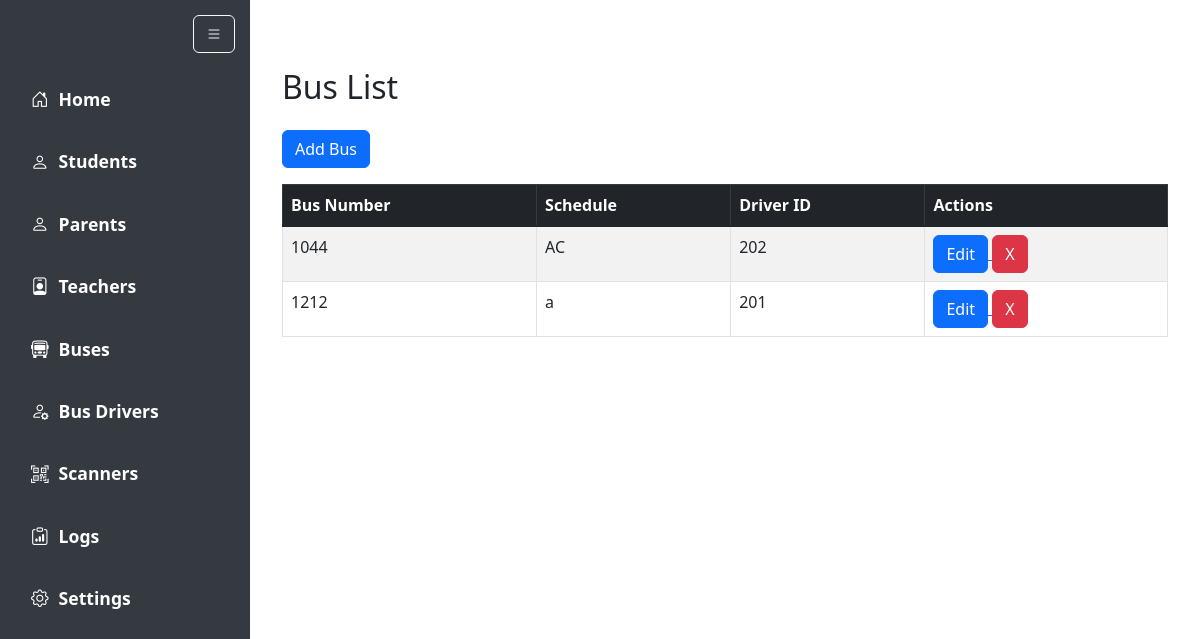
The app's page /admin/buses with its own data.
### models.py (models this page shows)
class Bus(db.Model):
    number = db.Column(db.Integer, primary_key=True)
    schedule = db.Column(db.String)
    driver_id = db.Column(db.Integer, db.ForeignKey('driver.id'))

### blueprints/admin.py (the view)
@admin.route('/buses')
def buses():
    buses_data = Bus.query.all()
    return render_template('admin/buses.html', buses=buses_data)

### templates/admin/buses.html (shortened to what this page needs)
{% extends 'admin/base.html' %}
{% block content %}
<div class="container mt-5">
    <h2 class="mb-4">Bus List</h2>
    <a href="{{ url_for('admin.add_bus') }}" class="btn btn-primary mb-3">Add Bus</a>
    {% if buses %}
    <div class="table-responsive">
        <table class="table table-bordered table-striped w-100">
            <thead class="table-dark">
                <tr>
                    <th>Bus Number</th>
                    <th colspan="3">Schedule</th>
                    <th>Driver ID</th>
                    <th>Actions</th>
                </tr>
            </thead>
            <tbody>
                {% for bus in buses %}
                    <tr>
                        <td>{{ bus.number }}</td>
                        <td colspan="3">{{ bus.schedule }}</td>
                        <td>{{ bus.driver_id }}</td>
                        <td>
                            <a href="{{ url_for('admin.edit_bus', bus_number=bus.number) }}" class="text-primary">
                                <button class="btn btn-primary">Edit</button>
                            </a>
                            <a href="{{ url_for('admin.delete_bus', bus_number=bus.number) }}" class="text-danger">
                                <button class="btn btn-danger">X</button>
                            </a>
                        </td>
                    </tr>
                {% endfor %}
            </tbody>
        </table>
    </div>
    {% else %}
        <div class="alert alert-warning" role="alert">
            No Buses available.
        </div>
    {% endif %}
</div>
{% endblock %}

### records on screen
Bus: number "1044", schedule "AC", driver_id "202"
Bus: number "1212", schedule "a", driver_id "201"
